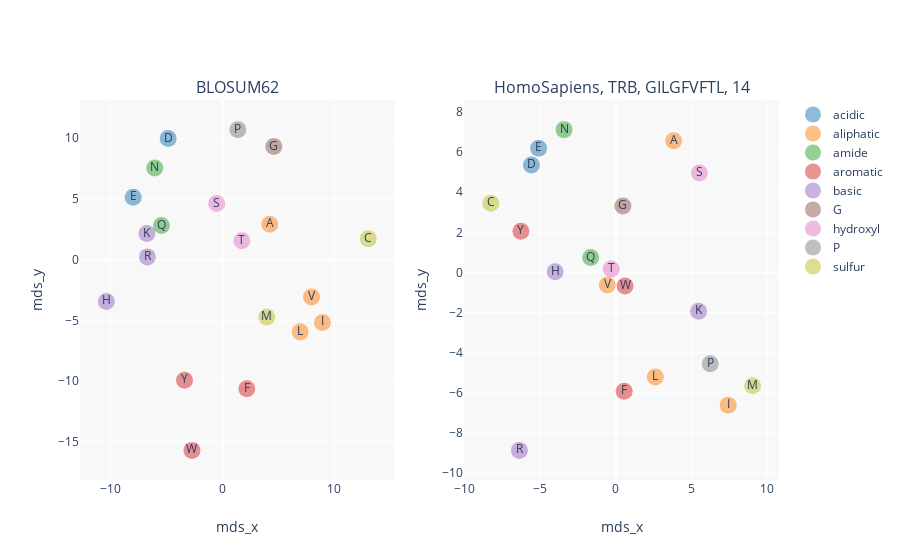

Source (notebook cell):
### Code cell
plot_mds_IMGT([(blosum62, 1, 1), (M1, 1, 2)], rows=1, cols=2,
              titles=['BLOSUM62', 'HomoSapiens, TRB, GILGFVFTL, 14'])

### Figure 1 — Plotly figure (JSON) as saved in the notebook; plotly's stock layout.template omitted (floating-point values rounded to 4 significant figures)
{"data": [{"line": {"color": "#1f77b4"}, "marker": {"opacity": 0.5, "size": 17}, "mode": "markers+text", "name": "acidic", "showlegend": true, "text": ["D", "E"], "type": "scatter", "x": [-4.857, -7.983], "xaxis": "x", "y": [9.968, 5.138], "yaxis": "y"}, {"line": {"color": "#ff7f0e"}, "marker": {"opacity": 0.5, "size": 17}, "mode": "markers+text", "name": "aliphatic", "showlegend": true, "text": ["A", "I", "L", "V"], "type": "scatter", "x": [4.217, 8.933, 6.939, 7.954], "xaxis": "x", "y": [2.906, -5.167, -5.948, -3.081], "yaxis": "y"}, {"line": {"color": "#2ca02c"}, "marker": {"opacity": 0.5, "size": 17}, "mode": "markers+text", "name": "amide", "showlegend": true, "text": ["N", "Q"], "type": "scatter", "x": [-6.056, -5.459], "xaxis": "x", "y": [7.535, 2.805], "yaxis": "y"}, {"line": {"color": "#d62728"}, "marker": {"opacity": 0.5, "size": 17}, "mode": "markers+text", "name": "aromatic", "showlegend": true, "text": ["F", "W", "Y"], "type": "scatter", "x": [2.171, -2.73, -3.396], "xaxis": "x", "y": [-10.63, -15.7, -9.927], "yaxis": "y"}, {"line": {"color": "#9467bd"}, "marker": {"opacity": 0.5, "size": 17}, "mode": "markers+text", "name": "basic", "showlegend": true, "text": ["H", "K", "R"], "type": "scatter", "x": [-10.38, -6.759, -6.716], "xaxis": "x", "y": [-3.445, 2.141, 0.2249], "yaxis": "y"}, {"line": {"color": "#8c564b"}, "marker": {"opacity": 0.5, "size": 17}, "mode": "markers+text", "name": "G", "showlegend": true, "text": ["G"], "type": "scatter", "x": [4.584], "xaxis": "x", "y": [9.302], "yaxis": "y"}, {"line": {"color": "#e377c2"}, "marker": {"opacity": 0.5, "size": 17}, "mode": "markers+text", "name": "hydroxyl", "showlegend": true, "text": ["S", "T"], "type": "scatter", "x": [-0.5227, 1.723], "xaxis": "x", "y": [4.616, 1.552], "yaxis": "y"}, {"line": {"color": "#7f7f7f"}, "marker": {"opacity": 0.5, "size": 17}, "mode": "markers+text", "name": "P", "showlegend": true, "text": ["P"], "type": "scatter", "x": [1.367], "xaxis": "x", "y": [10.7], "yaxis": "y"}, {"line": {"color": "#bcbd22"}, "marker": {"opacity": 0.5, "size": 17}, "mode": "markers+text", "name": "sulfur", "showlegend": true, "text": ["C", "M"], "type": "scatter", "x": [13.02, 3.955], "xaxis": "x", "y": [1.724, -4.714], "yaxis": "y"}, {"line": {"color": "#1f77b4"}, "marker": {"opacity": 0.5, "size": 17}, "mode": "markers+text", "name": "acidic", "showlegend": false, "text": ["D", "E"], "type": "scatter", "x": [-5.601, -5.118], "xaxis": "x2", "y": [5.355, 6.197], "yaxis": "y2"}, {"line": {"color": "#ff7f0e"}, "marker": {"opacity": 0.5, "size": 17}, "mode": "markers+text", "name": "aliphatic", "showlegend": false, "text": ["A", "I", "L", "V"], "type": "scatter", "x": [3.816, 7.428, 2.605, -0.5768], "xaxis": "x2", "y": [6.57, -6.605, -5.201, -0.6221], "yaxis": "y2"}, {"line": {"color": "#2ca02c"}, "marker": {"opacity": 0.5, "size": 17}, "mode": "markers+text", "name": "amide", "showlegend": false, "text": ["N", "Q"], "type": "scatter", "x": [-3.435, -1.674], "xaxis": "x2", "y": [7.121, 0.7484], "yaxis": "y2"}, {"line": {"color": "#d62728"}, "marker": {"opacity": 0.5, "size": 17}, "mode": "markers+text", "name": "aromatic", "showlegend": false, "text": ["F", "W", "Y"], "type": "scatter", "x": [0.5426, 0.6002, -6.292], "xaxis": "x2", "y": [-5.918, -0.6715, 2.061], "yaxis": "y2"}, {"line": {"color": "#9467bd"}, "marker": {"opacity": 0.5, "size": 17}, "mode": "markers+text", "name": "basic", "showlegend": false, "text": ["H", "K", "R"], "type": "scatter", "x": [-4.026, 5.467, -6.394], "xaxis": "x2", "y": [0.04273, -1.928, -8.859], "yaxis": "y2"}, {"line": {"color": "#8c564b"}, "marker": {"opacity": 0.5, "size": 17}, "mode": "markers+text", "name": "G", "showlegend": false, "text": ["G"], "type": "scatter", "x": [0.4571], "xaxis": "x2", "y": [3.313], "yaxis": "y2"}, {"line": {"color": "#e377c2"}, "marker": {"opacity": 0.5, "size": 17}, "mode": "markers+text", "name": "hydroxyl", "showlegend": false, "text": ["S", "T"], "type": "scatter", "x": [5.523, -0.3197], "xaxis": "x2", "y": [4.962, 0.1736], "yaxis": "y2"}, {"line": {"color": "#7f7f7f"}, "marker": {"opacity": 0.5, "size": 17}, "mode": "markers+text", "name": "P", "showlegend": false, "text": ["P"], "type": "scatter", "x": [6.235], "xaxis": "x2", "y": [-4.547], "yaxis": "y2"}, {"line": {"color": "#bcbd22"}, "marker": {"opacity": 0.5, "size": 17}, "mode": "markers+text", "name": "sulfur", "showlegend": false, "text": ["C", "M"], "type": "scatter", "x": [-8.286, 9.047], "xaxis": "x2", "y": [3.451, -5.644], "yaxis": "y2"}], "layout": {"annotations": [{"font": {"size": 16}, "showarrow": false, "text": "BLOSUM62", "x": 0.225, "xanchor": "center", "xref": "paper", "y": 1, "yanchor": "bottom", "yref": "paper"}, {"font": {"size": 16}, "showarrow": false, "text": "HomoSapiens, TRB, GILGFVFTL, 14", "x": 0.775, "xanchor": "center", "xref": "paper", "y": 1, "yanchor": "bottom", "yref": "paper"}], "plot_bgcolor": "rgb(248,248,248)", "xaxis": {"anchor": "y", "domain": [0, 0.45], "title": {"text": "mds_x"}}, "xaxis2": {"anchor": "y2", "domain": [0.55, 1], "title": {"text": "mds_x"}}, "yaxis": {"anchor": "x", "domain": [0, 1], "title": {"text": "mds_y"}}, "yaxis2": {"anchor": "x2", "domain": [0, 1], "title": {"text": "mds_y"}}}}
